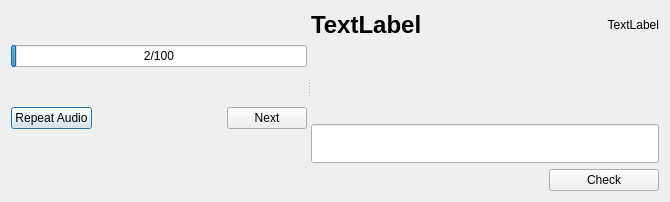
<?xml version="1.0" encoding="UTF-8"?>
<ui version="4.0">
 <class>DialogSpeller</class>
 <widget class="QDialog" name="DialogSpeller">
  <property name="geometry">
   <rect>
    <x>0</x>
    <y>0</y>
    <width>670</width>
    <height>202</height>
   </rect>
  </property>
  <property name="windowTitle">
   <string>Dialog</string>
  </property>
  <layout class="QVBoxLayout" name="verticalLayout_3">
   <item>
    <widget class="QSplitter" name="splitter">
     <property name="orientation">
      <enum>Qt::Horizontal</enum>
     </property>
     <widget class="QWidget" name="layoutWidget">
      <layout class="QVBoxLayout" name="verticalLayout">
       <item>
        <widget class="QProgressBar" name="pB_answer">
         <property name="value">
          <number>2</number>
         </property>
         <property name="format">
          <string>%v/%m</string>
         </property>
        </widget>
       </item>
       <item>
        <layout class="QHBoxLayout" name="horizontalLayout">
         <item>
          <widget class="QPushButton" name="pushRepeatAudio">
           <property name="text">
            <string>Repeat Audio</string>
           </property>
          </widget>
         </item>
         <item>
          <spacer name="horizontalSpacer">
           <property name="orientation">
            <enum>Qt::Horizontal</enum>
           </property>
           <property name="sizeHint" stdset="0">
            <size>
             <width>40</width>
             <height>20</height>
            </size>
           </property>
          </spacer>
         </item>
         <item>
          <widget class="QPushButton" name="pushNext">
           <property name="text">
            <string>Next</string>
           </property>
          </widget>
         </item>
        </layout>
       </item>
      </layout>
     </widget>
     <widget class="QWidget" name="layoutWidget">
      <layout class="QVBoxLayout" name="verticalLayout_2">
       <item>
        <layout class="QHBoxLayout" name="horizontalLayout_2">
         <item>
          <widget class="QLabel" name="labelQuestion">
           <property name="maximumSize">
            <size>
             <width>16777215</width>
             <height>16777215</height>
            </size>
           </property>
           <property name="font">
            <font>
             <pointsize>18</pointsize>
             <weight>75</weight>
             <bold>true</bold>
            </font>
           </property>
           <property name="text">
            <string>TextLabel</string>
           </property>
           <property name="wordWrap">
            <bool>true</bool>
           </property>
          </widget>
         </item>
         <item>
          <widget class="QLabel" name="flagCheck">
           <property name="text">
            <string>TextLabel</string>
           </property>
           <property name="alignment">
            <set>Qt::AlignRight|Qt::AlignTrailing|Qt::AlignVCenter</set>
           </property>
          </widget>
         </item>
        </layout>
       </item>
       <item>
        <spacer name="verticalSpacer">
         <property name="orientation">
          <enum>Qt::Vertical</enum>
         </property>
         <property name="sizeHint" stdset="0">
          <size>
           <width>20</width>
           <height>40</height>
          </size>
         </property>
        </spacer>
       </item>
       <item>
        <widget class="QLineEdit" name="le_answer">
         <property name="font">
          <font>
           <pointsize>20</pointsize>
           <weight>50</weight>
           <bold>false</bold>
          </font>
         </property>
        </widget>
       </item>
      </layout>
     </widget>
    </widget>
   </item>
   <item>
    <layout class="QHBoxLayout" name="horizontalLayout_3">
     <item>
      <spacer name="horizontalSpacer_3">
       <property name="orientation">
        <enum>Qt::Horizontal</enum>
       </property>
       <property name="sizeType">
        <enum>QSizePolicy::Minimum</enum>
       </property>
       <property name="sizeHint" stdset="0">
        <size>
         <width>538</width>
         <height>17</height>
        </size>
       </property>
      </spacer>
     </item>
     <item>
      <widget class="QPushButton" name="pushCheck">
       <property name="text">
        <string>Check</string>
       </property>
      </widget>
     </item>
    </layout>
   </item>
  </layout>
 </widget>
 <resources/>
 <connections/>
</ui>
